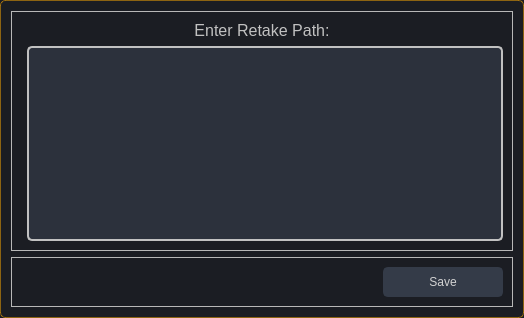
<?xml version="1.0" encoding="UTF-8"?>
<ui version="4.0">
 <class>Retake_Path_Dialog</class>
 <widget class="QDialog" name="Retake_Path_Dialog">
  <property name="windowModality">
   <enum>Qt::ApplicationModal</enum>
  </property>
  <property name="geometry">
   <rect>
    <x>0</x>
    <y>0</y>
    <width>524</width>
    <height>318</height>
   </rect>
  </property>
  <property name="windowTitle">
   <string>Dialog</string>
  </property>
  <property name="styleSheet">
   <string notr="true">QDialog{
	background-color: rgb(27, 29, 35);
border:1px solid rgba(255, 170, 0,0.5);
border-radius:5px}
/* LINE EDIT */
QTextEdit {
	background-color: rgb(44, 49, 60);
	border-radius: 5px;
	border: 2px solid rgb(193, 193, 193);
    padding:3px;
	padding-left: 10px;
}
QTextEdit:hover {
	border: 2px solid rgb(64, 71, 88);
}
QTextEdit:focus {
	border: 2px solid rgb(91, 101, 124);
}
QPushButton {
	border: 2px solid rgb(52, 59, 72);
	border-radius: 5px;	
	background-color: rgb(52, 59, 72);
	color: rgb(210, 210, 210);
}
QPushButton:hover {
	background-color: rgb(57, 65, 80);
	border: 2px solid rgb(61, 70, 86);
}
QPushButton:pressed {	
	background-color: rgb(35, 40, 49);
	border: 2px solid rgb(43, 50, 61);
}
</string>
  </property>
  <property name="modal">
   <bool>true</bool>
  </property>
  <layout class="QGridLayout" name="gridLayout_3">
   <item row="1" column="0">
    <widget class="QFrame" name="frame_2">
     <property name="maximumSize">
      <size>
       <width>16777215</width>
       <height>50</height>
      </size>
     </property>
     <property name="frameShape">
      <enum>QFrame::StyledPanel</enum>
     </property>
     <property name="frameShadow">
      <enum>QFrame::Raised</enum>
     </property>
     <layout class="QHBoxLayout" name="horizontalLayout">
      <item>
       <spacer name="horizontalSpacer">
        <property name="orientation">
         <enum>Qt::Horizontal</enum>
        </property>
        <property name="sizeHint" stdset="0">
         <size>
          <width>40</width>
          <height>20</height>
         </size>
        </property>
       </spacer>
      </item>
      <item>
       <widget class="QPushButton" name="save_btn">
        <property name="minimumSize">
         <size>
          <width>120</width>
          <height>30</height>
         </size>
        </property>
        <property name="font">
         <font>
          <pointsize>9</pointsize>
         </font>
        </property>
        <property name="text">
         <string>Save</string>
        </property>
        <property name="icon">
         <iconset resource="../../files.qrc">
          <normaloff>:/16x16/icons/16x16/cil-save.png</normaloff>:/16x16/icons/16x16/cil-save.png</iconset>
        </property>
       </widget>
      </item>
     </layout>
    </widget>
   </item>
   <item row="0" column="0">
    <widget class="QFrame" name="frame">
     <property name="styleSheet">
      <string notr="true">color: rgb(193, 193, 193);</string>
     </property>
     <property name="frameShape">
      <enum>QFrame::StyledPanel</enum>
     </property>
     <property name="frameShadow">
      <enum>QFrame::Raised</enum>
     </property>
     <layout class="QGridLayout" name="gridLayout">
      <item row="0" column="0" colspan="2">
       <widget class="QLabel" name="title_label">
        <property name="font">
         <font>
          <pointsize>12</pointsize>
         </font>
        </property>
        <property name="text">
         <string>Enter Retake Path:</string>
        </property>
        <property name="alignment">
         <set>Qt::AlignCenter</set>
        </property>
       </widget>
      </item>
      <item row="1" column="1">
       <widget class="QTextEdit" name="retake_path_textEdit">
        <property name="font">
         <font>
          <pointsize>12</pointsize>
         </font>
        </property>
       </widget>
      </item>
     </layout>
    </widget>
   </item>
  </layout>
 </widget>
 <resources>
  <include location="../../files.qrc"/>
 </resources>
 <connections/>
</ui>
